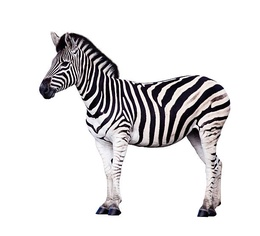
%> input picture Image Processing in matlab/Images/Zebra.jpg, 260 x 236 px, shrunk from 612 x 556 before the run
$ octave Task1.m   (GNU Octave 9; MATLAB toolbox functions it lacks are replaced by stand-ins)
%> lines starting %> are read from the running program, lines starting %| are printed output that depends on the picture
% MATLAB script for Assessment Item-1
% Task-1

clear; close all; clc;

% Step-1: Load input image
X = imread('Images/Zebra.jpg');
%> X is the input picture: size 236x260x3 uint8; mean R, G, B 225, 223.5, 224.4

% Step-2: Conversion of input image to grey-scale image
grayX = rgb2gray(X);

%specify new & old image dimensions
ratio = 3;

oldH = size(grayX,1)-1; %-1 so that bi-lin loop never goes out of range
%> oldH = 235
oldW = size(grayX,2)-1;
%> oldW = 259
newH = size(grayX,1) * ratio;
%> newH = 708
newW = size(grayX,2) * ratio;
%> newW = 780

HScale = (oldH/newH);
%> HScale = 0.332
WScale = (oldW/newW);
%> WScale = 0.332

%generate new images
BilinImg = uint8(zeros(newH,newW));
nnImg = uint8(zeros(newH,newW));

%Step-3: Enlarge with nearest neighbour
for row = 1:newH
    for col = 1:newW
        Rindex = round(row/ratio);
        Cindex = round(col/ratio);

        %//check if index can go out of range
        if (Rindex == 0)
            Rindex = 1;
        elseif (Rindex >= oldH)
            Rindex = oldH;
        end

        if (Cindex == 0)
            Cindex = 1;
        elseif (Cindex >= oldW)
            Cindex = oldW;
        end

        %set pixel
        nnImg(row, col) = grayX(Rindex,Cindex);
    end
end
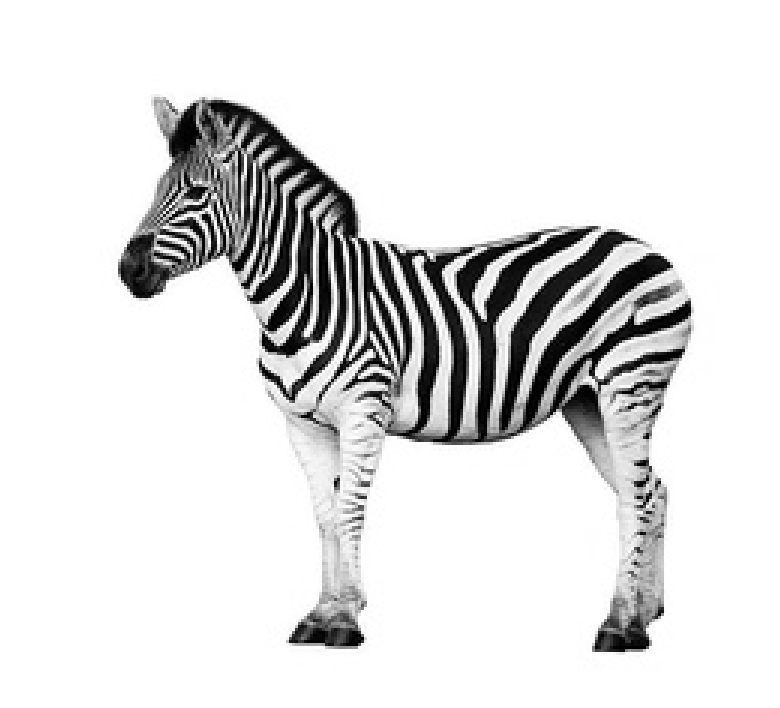
%> nnImg: size 708x780 uint8; min 0, max 255, mean 224.1

%Step-4: Enlarge with Bilinear Interpolation
for i = 1:newH

    %relative position in old image
    %in output space maps to 0.5 in input space and '0.5+scale' in output
    %(same as imrezise)
    y = (HScale * i) + (0.5 * (1 - 1/ratio));

    for j = 1:newW
       %relative x position in old image
       x = (WScale * j) + (0.5 * (1 - 1/ratio));

       %Any values out of range - use array functions instead of if's this time
       x(x < 1) = 1;
       x(x > oldH - 0.001) = oldH - 0.001;
       x1 = floor(x); %(floor and ceiling of x)
       x2 = x1 + 1;

       y(y < 1) = 1;
       y(y > oldW - 0.001) = oldW - 0.001;
       y1 = floor(y);
       y2 = y1 + 1;
       y2(y2 > oldW - 0.001) = oldW - 0.001;

       %using formula: https://en.wikipedia.org/wiki/Bilinear_interpolation

       %4 pixel neighbour values
       Q11 = grayX(y1,x1);
       Q12 = grayX(y2,x1);
       Q21 = grayX(y1,x2);
       Q22 = grayX(y2,x2);

       %in formula, linear interpolate in X&Y:

       BilinImg (i,j) = (y2-y)*(x2-x) * Q11 +...
                        (y2-y)*(x-x1) * Q21 +...
                        (x2-x)*(y-y1) * Q12 +...
                        (y-y1)*(x-x1) * Q22;
    end
end
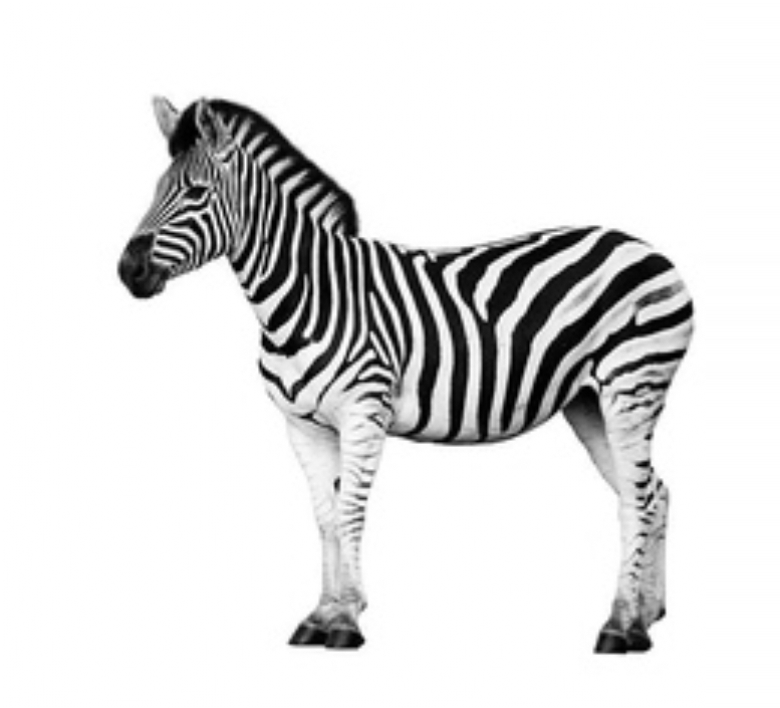
%> BilinImg: size 708x780 uint8; min 0, max 255, mean 223.7
%> after the loop, x = 235; y2 = 236

figure;
imshow(X);
axis on;
title('Step-1: Load input image');

figure;
imshow(grayX);
axis on;
title('Step-2: Convert to grayscale');

figure;
imshow(nnImg);
axis on;
title('Step-3: Enlarge with nearest neighbour');

figure;
imshow(BilinImg);
axis on;
title('Step-4: Enlarge with Bilinear Interpolation');

imwrite(nnImg, 'outputImages/Task1NN.png');
imwrite(BilinImg, 'outputImages/Task1Bil.png');
